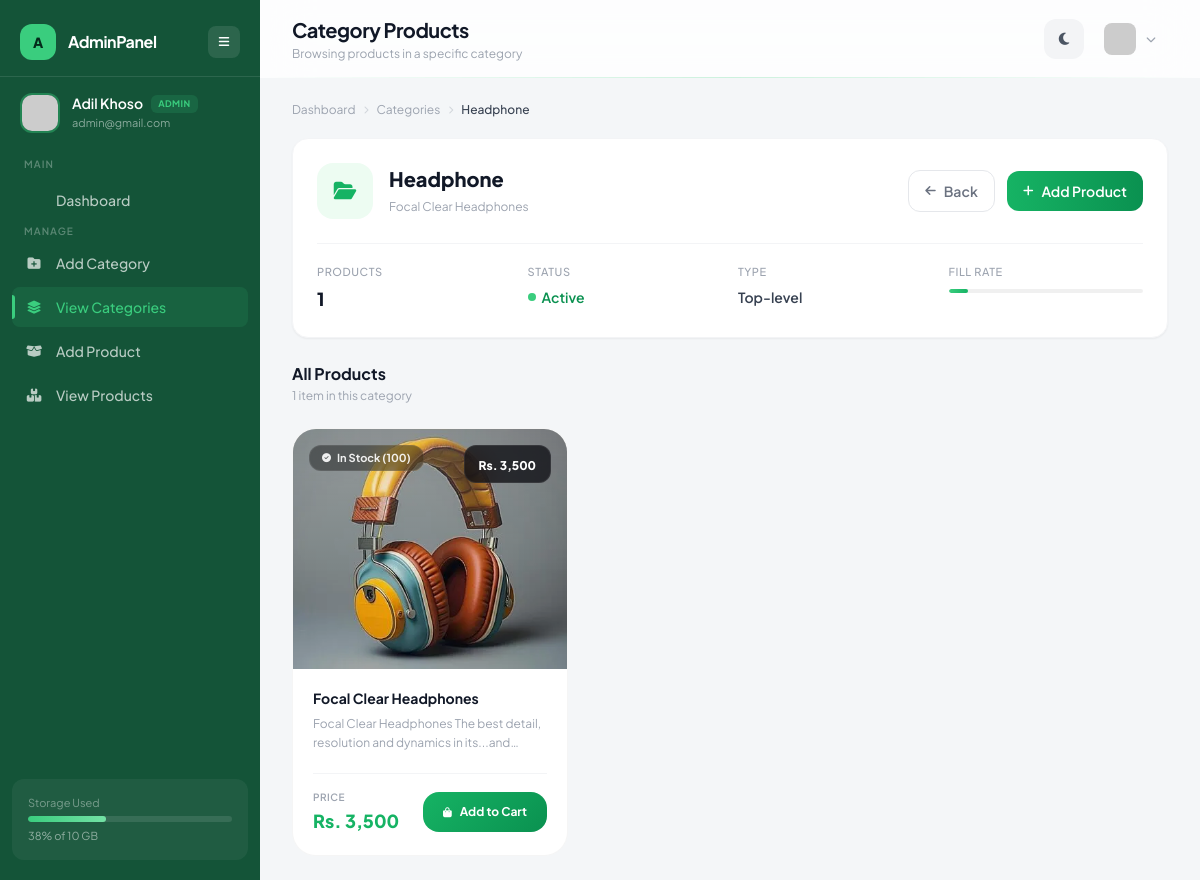
Screenshot of /backend/product/category_products.php?cat_id=2 (signed in) with the database file from the repository.
### tables this page shows
CREATE TABLE `users` (
  `id` int(11) NOT NULL,
  `name` varchar(100) DEFAULT NULL,
  `email` varchar(100) DEFAULT NULL,
  `password` varchar(255) DEFAULT NULL,
  `image` varchar(255) DEFAULT NULL,
  `phone` varchar(20) DEFAULT NULL,
  `address` text DEFAULT NULL,
  `role` enum('user','admin') DEFAULT 'user',
  `created_at` timestamp NOT NULL DEFAULT current_timestamp()
);

CREATE TABLE `categories` (
  `id` int(11) NOT NULL,
  `category_name` varchar(100) DEFAULT NULL,
  `parent_id` int(11) DEFAULT NULL,
  `description` text DEFAULT NULL,
  `status` enum('active','inactive') NOT NULL DEFAULT 'active',
  `created_at` timestamp NOT NULL DEFAULT current_timestamp()
);

CREATE TABLE `products` (
  `id` int(11) NOT NULL,
  `category_id` int(11) DEFAULT NULL,
  `product_name` varchar(255) NOT NULL,
  `description` text DEFAULT NULL,
  `price` decimal(10,2) DEFAULT NULL,
  `stock` int(11) NOT NULL DEFAULT 0,
  `image` varchar(255) DEFAULT NULL,
  `created_at` timestamp NOT NULL DEFAULT current_timestamp()
);

### backend/product/category_products.php (the view, shortened to what this page needs)
<?php
include("../config/db.php");
 $uid = $_SESSION['user_id'];
 $user_res = mysqli_query($conn, "SELECT name, email, role FROM users WHERE id = $uid");
 $user = mysqli_fetch_assoc($user_res);
 $user_name = $user['name'] ?? 'Unknown';
 $user_email = $user['email'] ?? '';
 $user_image = 'https://ui-avatars.com/api/?name=' . urlencode($user_name) . '&background=16b364&color=fff&bold=true';
 $user_role = ucfirst($user['role'] ?? 'user');
 $cat_id = intval($_GET['cat_id']);
 $stmt = mysqli_prepare($conn, "SELECT * FROM categories WHERE id = ?");
mysqli_stmt_bind_param($stmt, "i", $cat_id);
mysqli_stmt_execute($stmt);
 $cat_result = mysqli_stmt_get_result($stmt);
 $cat = mysqli_fetch_assoc($cat_result);
 $stmt2 = mysqli_prepare($conn, "SELECT * FROM products WHERE category_id = ? ORDER BY id DESC");
mysqli_stmt_bind_param($stmt2, "i", $cat_id);
mysqli_stmt_execute($stmt2);
 $product_result = mysqli_stmt_get_result($stmt2);
 $product_count = mysqli_num_rows($product_result);
?>
<!DOCTYPE html>
<html lang="en">
<head>
<script src="https://cdn.tailwindcss.com"></script>
<link rel="stylesheet" href="https://cdnjs.cloudflare.com/ajax/libs/font-awesome/6.5.0/css/all.min.css">
</head>
<body class="bg-[#f4f6f8] dark:bg-[#0a0f0d] transition-colors duration-500 min-h-screen">
<aside id="sidebar" class="sidebar-glass fixed left-0 top-0 h-full w-[260px] text-white z-50 transition-all duration-300 flex flex-col">
  <div class="flex items-center justify-between px-5 pt-6 pb-4">
    <div class="flex items-center gap-3">
      <div class="w-9 h-9 rounded-xl bg-brand-400 flex items-center justify-center text-brand-950 font-extrabold text-sm shrink-0">A</div>
      <span class="sidebar-logo-text font-bold text-base tracking-tight transition-all duration-300">AdminPanel</span>
    </div>
    <button onclick="toggleSidebar()" class="w-8 h-8 rounded-lg bg-white/10 hover:bg-white/20 flex items-center justify-center transition text-sm">
      <i class="fa-solid fa-bars text-xs"></i>
    </button>
  </div>
  <div class="px-5 py-4 flex items-center gap-3 border-t border-white/10">
    <img src="<?= $user_image ?>" class="sidebar-avatar w-10 h-10 rounded-xl object-cover border-2 border-brand-400/40 transition-all duration-300 shrink-0" onerror="this.src='https://ui-avatars.com/api/?name=<?= urlencode($user_name) ?>&background=16b364&color=fff&bold=true'">
    <div class="sidebar-text transition-all duration-300">
      <div class="flex items-center gap-2">
        <p class="text-sm font-semibold leading-tight"><?= htmlspecialchars($user_name) ?></p>
        <span class="role-badge <?= $user_role === 'Admin' ? 'role-admin' : 'role-user' ?>"><?= $user_role ?></span>
      </div>
      <p class="text-[11px] text-white/50 mt-0.5"><?= htmlspecialchars($user_email) ?></p>
    </div>
  </div>
  <nav class="flex-1 mt-2 px-3 space-y-1 overflow-y-auto">
    <p class="sidebar-text text-[10px] uppercase tracking-widest text-white/30 font-semibold px-3 mb-2 transition-all duration-300">Main</p>
    <a href="../dashboard.php" class="nav-link flex items-center gap-3 px-3 py-2.5 rounded-lg text-sm font-medium text-white/70 hover:text-white">
      <span class="sidebar-text transition-all duration-300">Dashboard</span>
    </a>
    <p class="sidebar-text text-[10px] uppercase tracking-widest text-white/30 font-semibold px-3 mt-5 mb-2 transition-all duration-300">Manage</p>
    <a href="../category/add.php" class="nav-link flex items-center gap-3 px-3 py-2.5 rounded-lg text-sm font-medium text-white/70 hover:text-white">
      <i class="fa-solid fa-folder-plus w-5 text-center text-[13px]"></i>
      <span class="sidebar-text transition-all duration-300">Add Category</span>
    </a>
    <a href="../category/view.php" class="nav-link active flex items-center gap-3 px-3 py-2.5 rounded-lg text-sm font-medium">
      <i class="fa-solid fa-layer-group w-5 text-center text-[13px]"></i>
      <span class="sidebar-text transition-all duration-300">View Categories</span>
    </a>
    <a href="add.php" class="nav-link flex items-center gap-3 px-3 py-2.5 rounded-lg text-sm font-medium text-white/70 hover:text-white">
      <i class="fa-solid fa-box-open w-5 text-center text-[13px]"></i>
      <span class="sidebar-text transition-all duration-300">Add Product</span>
    </a>
    <a href="view.php" class="nav-link flex items-center gap-3 px-3 py-2.5 rounded-lg text-sm font-medium text-white/70 hover:text-white">
      <i class="fa-solid fa-boxes-stacked w-5 text-center text-[13px]"></i>
      <span class="sidebar-text transition-all duration-300">View Products</span>
    </a>
  </nav>
  <div class="px-3 pb-5">
    <div class="sidebar-text bg-white/5 rounded-xl p-4 transition-all duration-300">
      <p class="text-[11px] text-white/40 mb-1">Storage Used</p>
      <div class="w-full h-1.5 bg-white/10 rounded-full overflow-hidden">
        <div class="h-full w-[38%] bg-gradient-to-r from-brand-400 to-brand-300 rounded-full"></div>
      </div>
      <p class="text-[11px] text-white/50 mt-1.5">38% of 10 GB</p>
    </div>
  </div>
</aside>
<main id="main" class="ml-[260px] min-h-screen transition-all duration-300">
  <header class="topbar-line sticky top-0 z-40 bg-white/80 dark:bg-[#0d1410]/80 backdrop-blur-xl px-8 py-4 flex justify-between items-center">
    <div>
      <h1 class="text-xl font-bold text-gray-900 dark:text-white tracking-tight">Category Products</h1>
      <p class="text-xs text-gray-400 mt-0.5">Browsing products in a specific category</p>
    </div>
    <div class="flex items-center gap-3">
      <button onclick="toggleDark()" id="darkBtn" class="w-10 h-10 rounded-xl bg-gray-100 dark:bg-white/5 hover:bg-gray-200 dark:hover:bg-white/10 flex items-center justify-center transition text-gray-600 dark:text-white/70">
        <i class="fa-solid fa-moon text-sm"></i>
      </button>
      <div class="relative">
        <button onclick="toggleMenu()" class="flex items-center gap-2.5 pl-2 pr-3 py-1.5 rounded-xl hover:bg-gray-100 dark:hover:bg-white/5 transition">
          <img src="<?= $user_image ?>" class="w-8 h-8 rounded-lg object-cover" onerror="this.src='https://ui-avatars.com/api/?name=<?= urlencode($user_name) ?>&background=16b364&color=fff&bold=true'">
          <i class="fa-solid fa-chevron-down text-[10px] text-gray-400"></i>
        </button>
      </div>
    </div>
  </header>
  <div class="px-8 py-6">
    <div class="flex items-center gap-2 text-xs text-gray-400 mb-5 fade-up">
      <a href="../dashboard.php" class="hover:text-brand-500 transition">Dashboard</a>
      <i class="fa-solid fa-chevron-right text-[8px] text-gray-300 dark:text-gray-700"></i>
      <a href="../category/view.php" class="hover:text-brand-500 transition">Categories</a>
      <i class="fa-solid fa-chevron-right text-[8px] text-gray-300 dark:text-gray-700"></i>
      <span class="text-gray-700 dark:text-white font-medium"><?= htmlspecialchars($cat['category_name']) ?></span>
    </div>
    <div class="fade-up bg-white dark:bg-[#131a16] rounded-2xl border border-gray-100 dark:border-white/5 shadow-sm p-6 mb-6">
      <div class="flex flex-col sm:flex-row items-start sm:items-center justify-between gap-4">
        <div class="flex items-center gap-4">
          <div class="cat-badge w-14 h-14 rounded-2xl bg-brand-50 dark:bg-brand-950 flex items-center justify-center shrink-0">
            <i class="fa-solid fa-folder-open text-brand-500 text-xl"></i>
          </div>
          <div>
            <h2 class="text-xl font-extrabold text-gray-900 dark:text-white"><?= htmlspecialchars($cat['category_name']) ?></h2>
            <p class="text-xs text-gray-400 mt-1 max-w-md leading-relaxed"><?= htmlspecialchars($cat['description'] ?? 'No description provided.') ?></p>
          </div>
        </div>
        <div class="flex items-center gap-3 shrink-0">
          <a href="../category/view.php" class="inline-flex items-center gap-2 text-sm font-semibold text-gray-500 dark:text-white/50 hover:text-gray-700 dark:hover:text-white/80 px-4 py-2.5 rounded-xl border border-gray-200 dark:border-white/10 hover:bg-gray-50 dark:hover:bg-white/[0.03] transition">
            <i class="fa-solid fa-arrow-left text-xs"></i> Back
          </a>
          <a href="add.php" class="inline-flex items-center gap-2 bg-gradient-to-r from-brand-500 to-brand-600 hover:from-brand-600 hover:to-brand-700 text-white text-sm font-semibold px-4 py-2.5 rounded-xl transition hover:-translate-y-0.5 hover:shadow-lg hover:shadow-brand-500/20">
            <i class="fa-solid fa-plus text-xs"></i> Add Product
          </a>
        </div>
      </div>
      <div class="grid grid-cols-2 sm:grid-cols-4 gap-4 mt-6 pt-5 border-t border-gray-100 dark:border-white/5">
        <div>
          <p class="text-[11px] text-gray-400 uppercase tracking-wider font-medium">Products</p>
          <p class="text-lg font-extrabold text-gray-900 dark:text-white mt-1"><?= $product_count ?></p>
        </div>
        <div>
          <p class="text-[11px] text-gray-400 uppercase tracking-wider font-medium">Status</p>
          <p class="text-sm font-semibold mt-1.5 flex items-center gap-1.5">
            <span class="w-2 h-2 rounded-full <?= ($cat['status'] ?? 'active') === 'active' ? 'bg-brand-400' : 'bg-red-400' ?>"></span>
            <span class="<?= ($cat['status'] ?? 'active') === 'active' ? 'text-brand-600 dark:text-brand-400' : 'text-red-600 dark:text-red-400' ?>"><?= ucfirst($cat['status'] ?? 'active') ?></span>
          </p>
        </div>
        <div>
          <p class="text-[11px] text-gray-400 uppercase tracking-wider font-medium">Type</p>
          <p class="text-sm font-semibold text-gray-700 dark:text-white/70 mt-1.5"><?= !empty($cat['parent_id']) ? 'Sub-category' : 'Top-level' ?></p>
        </div>
        <div>
          <p class="text-[11px] text-gray-400 uppercase tracking-wider font-medium">Fill Rate</p>
          <div class="mt-2">
            <?php $barWidth = $product_count > 0 ? min(100, $product_count * 10) : 0; ?>
            <div class="stat-bar"><div class="stat-bar-fill" style="width:<?= $barWidth ?>%"></div></div>
          </div>
        </div>
      </div>
    </div>
    <div class="flex items-center justify-between mb-6 fade-up" style="animation-delay:0.08s">
      <div>
        <h3 class="text-base font-bold text-gray-900 dark:text-white">All Products</h3>
        <p class="text-xs text-gray-400 mt-0.5"><?= $product_count ?> item<?= $product_count !== 1 ? 's' : '' ?> in this category</p>
      </div>
    </div>
    <?php if ($product_count > 0) { ?>
    <div class="grid grid-cols-1 sm:grid-cols-2 lg:grid-cols-3 xl:grid-cols-4 gap-6">
      <?php
        $delay = 0.1;
        while ($product = mysqli_fetch_assoc($product_result)) {
          $imgPath = "../uploads/" . $product['image'];
          $stock = intval($product['stock'] ?? 0);
          $inStock = $stock > 0;
      ?>
      <div class="prod-card fade-up" style="animation-delay:<?= $delay ?>s">
        <div class="prod-img-wrap">
          <img src="<?= $imgPath ?>" alt="<?= htmlspecialchars($product['product_name']) ?>" onerror="this.src='https://picsum.photos/seed/<?= $product['id'] ?>/500/500.jpg'">
          <div class="stock-badge px-3 py-1 rounded-xl flex items-center gap-1.5 text-[11px] font-bold
            <?= $inStock
              ? 'bg-black/40 text-white/90'
              : 'bg-red-500/80 text-white' ?>">
            <i class="fa-solid <?= $inStock ? 'fa-check-circle' : 'fa-xmark-circle' ?> text-[9px]"></i>
            <?= $inStock ? 'In Stock (' . $stock . ')' : 'Out of Stock' ?>
          </div>
          <div class="price-tag">
            <span class="text-xs font-extrabold text-white">Rs. <?= number_format($product['price'], 0) ?></span>
          </div>
        </div>
        <div class="p-5 relative z-10">
          <h4 class="text-sm font-bold text-gray-900 dark:text-white leading-snug line-clamp-1"><?= htmlspecialchars($product['product_name']) ?></h4>
          <p class="text-xs text-gray-400 mt-1.5 leading-relaxed line-clamp-2">
            <?= htmlspecialchars($product['description'] ?? 'Premium quality product with exceptional performance.') ?>
          </p>
          <div class="flex items-center justify-between mt-5 pt-4 border-t border-gray-100 dark:border-white/5">
            <div>
              <p class="text-[10px] text-gray-400 uppercase tracking-wider font-semibold">Price</p>
              <p class="text-lg font-extrabold text-brand-500 mt-0.5">Rs. <?= number_format($product['price'], 0) ?></p>
            </div>
            <button class="btn-cart text-white text-xs font-bold px-5 py-3 rounded-2xl flex items-center gap-2 <?= !$inStock ? 'opacity-50 cursor-not-allowed' : '' ?>">
              <i class="fa-solid fa-bag-shopping text-[10px]"></i>
              <?= $inStock ? 'Add to Cart' : 'Unavailable' ?>
            </button>
          </div>
        </div>
      </div>
      <?php
          $delay += 0.06;
        }
      ?>
    </div>
    <?php } ?>
  </div>
</main>
</body>
</html>

### rows the page displays
users: name "Adil Khoso", role "ADMIN", email "admin@gmail.com"
categories: category_name "Headphone", description "Focal Clear Headphones", status "Active"
products: image (picture), stock "100", price "3,500", product_name "Focal Clear Headphones", description "Focal Clear Headphones The best detail, resolution and dynamics in…", shows "Add to Cart"

### other values shown
$product_count "1"
